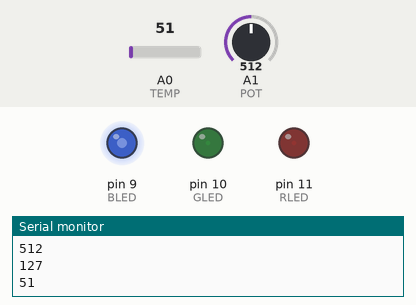
The sketch below on a simulated Arduino Uno, built with avr-gcc and run on an emulated ATmega328P. Shown: output pins drawn as LEDs (lit = HIGH), the last lines printed to the serial monitor. The inputs (shaded band) are chosen by the test bench; at power-on: A0 (TEMP) = 51, A1 (POT) = 512.

Above: at 1.8 s.
1.9 s: A0 (TEMP) set to 148
3.4 s: A0 (TEMP) set to 160
At 4.7 s:
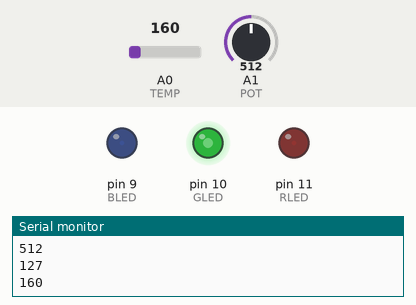
5.0 s: A1 (POT) set to 716
At 6.1 s:
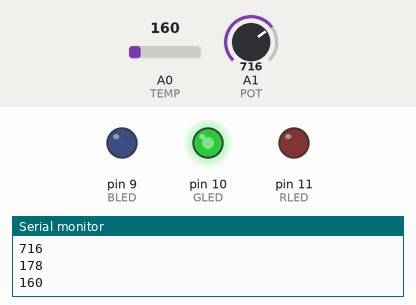
6.5 s: A1 (POT) set to 900
At 7.3 s:
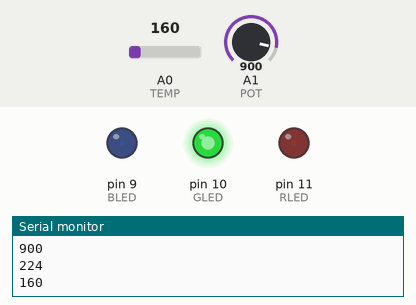
8.0 s: A0 (TEMP) set to 112
At 8.6 s:
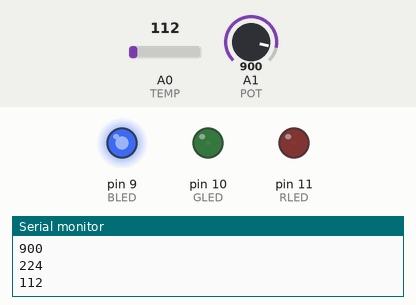
9.5 s: A1 (POT) set to 122
At 9.8 s:
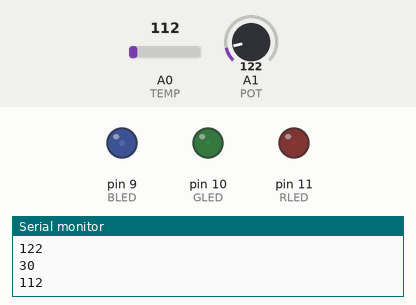
Timing chart, 0 to 12.0 s (numbered marks = the images above; inputs shaded):
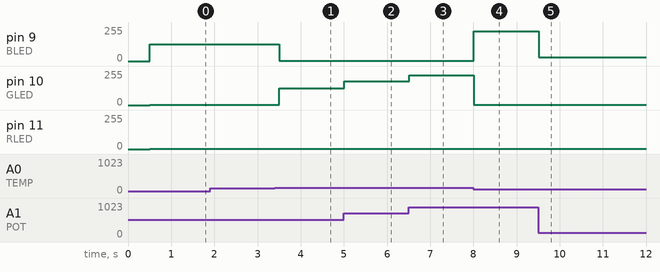

Measured:
- the behaviour switches between 159 and 160 on A0 (TEMP) (found by bisection; images 0 and 1)
- after the input at 3.4 s, pin 9 (BLED): 127/255 → 1/255 after 0.11 s; pin 10 (GLED): 1/255 → 127/255 after 0.11 s
- after the input at 5.0 s, pin 10 (GLED): 127/255 → 178/255 at once
- after the input at 6.5 s, pin 10 (GLED): 178/255 → 224/255 at once
- after the input at 8.0 s, pin 9 (BLED): 1/255 → 224/255 at once; pin 10 (GLED): 224/255 → 1/255 at once
- after the input at 9.5 s, pin 9 (BLED): 224/255 → 30/255 at once

The sketch:

sketch_oct05b.ino
```cpp
const int BLED=9;
const int GLED=10;
const int RLED=11;
const int TEMP=0;
const int POT=1;

const int LOWER_BOUND=160;
const int UPPER_BOUND=162;
int val = 0;

void setup() {
  Serial.begin(9600);
  pinMode (BLED, OUTPUT); //Set Blue LED as Output
  pinMode (GLED, OUTPUT); //Set Green LED as Output
  pinMode (RLED, OUTPUT); //Set Red LED as Output
}

void loop() {
  int temp1, temp2=0;

  delay(500);
  val=analogRead(TEMP);
  temp1=analogRead(POT);
  temp2=(float)temp1*255/1024;
  Serial.println(temp1);
  Serial.println(temp2);
  Serial.println(val);
  Serial.println("\n");


  if(val <LOWER_BOUND) {
    analogWrite(RLED, HIGH);
    analogWrite(GLED, HIGH);
    analogWrite(BLED, temp2);
  }
  else if(val >UPPER_BOUND) {
    analogWrite(RLED, temp2);
    analogWrite(GLED, HIGH);
    analogWrite(BLED, HIGH);
  }
  else {
    analogWrite(RLED, HIGH);
    analogWrite(GLED, temp2);
    analogWrite(BLED, HIGH);
  }

}
```
